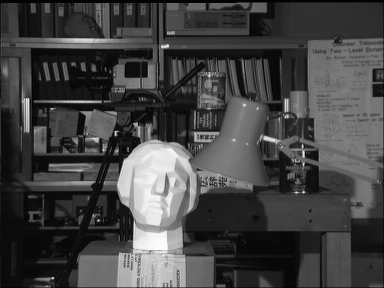
#> input picture assets/tsukuba_l.png, 384 x 288 px
$ jupyter execute py_depthmap.ipynb
#> lines starting #> are read from the running program, lines starting #| are printed output that depends on the picture
Depth Map from Stereo Images
============================

Goal
----

In this session,
    -   We will learn to create a depth map from stereo images.

Basics
------

In the last session, we saw basic concepts like epipolar constraints and other related terms. We also
saw that if we have two images of same scene, we can get depth information from that in an intuitive
way. Below is an image and some simple mathematical formulas which prove that intuition. (Image
Courtesy :

The above diagram contains equivalent triangles. Writing their equivalent equations will yield us
following result:

$$disparity = x - x' = \frac{Bf}{Z}$$

$x$ and $x'$ are the distance between points in image plane corresponding to the scene point 3D and
their camera center. $B$ is the distance between two cameras (which we know) and $f$ is the focal
length of camera (already known). So in short, the above equation says that the depth of a point in a
scene is inversely proportional to the difference in distance of corresponding image points and
their camera centers. So with this information, we can derive the depth of all pixels in an image.

So it finds corresponding matches between two images. We have already seen how epiline constraint
make this operation faster and accurate. Once it finds matches, it finds the disparity. Let's see
how we can do it with OpenCV.

Code
----

Below code snippet shows a simple procedure to create a disparity map.

[cell 1]
import cv2 as cv
from matplotlib import pyplot as plt

imgL = cv.imread("../../../assets/tsukuba_l.png", cv.IMREAD_GRAYSCALE)
#> imgL is the input picture: shape (288, 384); min 0, max 252, mean 67.6
imgR = cv.imread("../../../assets/tsukuba_r.png", cv.IMREAD_GRAYSCALE)
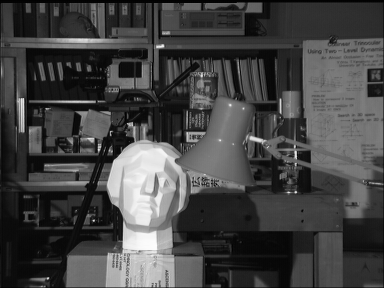
#> input picture assets/tsukuba_r.png, 384 x 288 px
#> imgR is the input picture: shape (288, 384); min 0, max 253, mean 68

stereo = cv.StereoBM.create(numDisparities=16, blockSize=15)
disparity = stereo.compute(imgL, imgR)
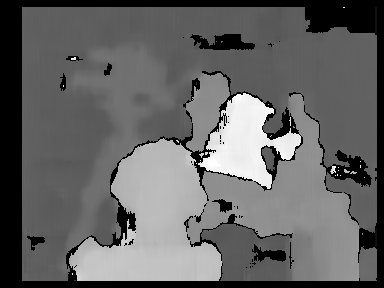
#> disparity: shape (288, 384) int16; min -16, max 240, mean 85.2; drawn with min black and max white
# plot original images and disparity map
plt.subplot(1, 3, 1)
plt.imshow(imgL, "gray")
plt.subplot(1, 3, 2)
plt.imshow(imgR, "gray")
plt.subplot(1, 3, 3)
plt.imshow(disparity, "gray")
plt.show()
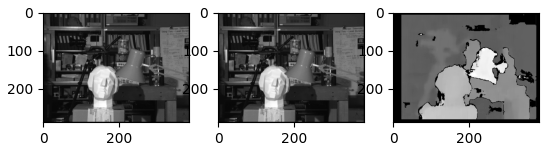
#> figure drawn by matplotlib, 3 panels
